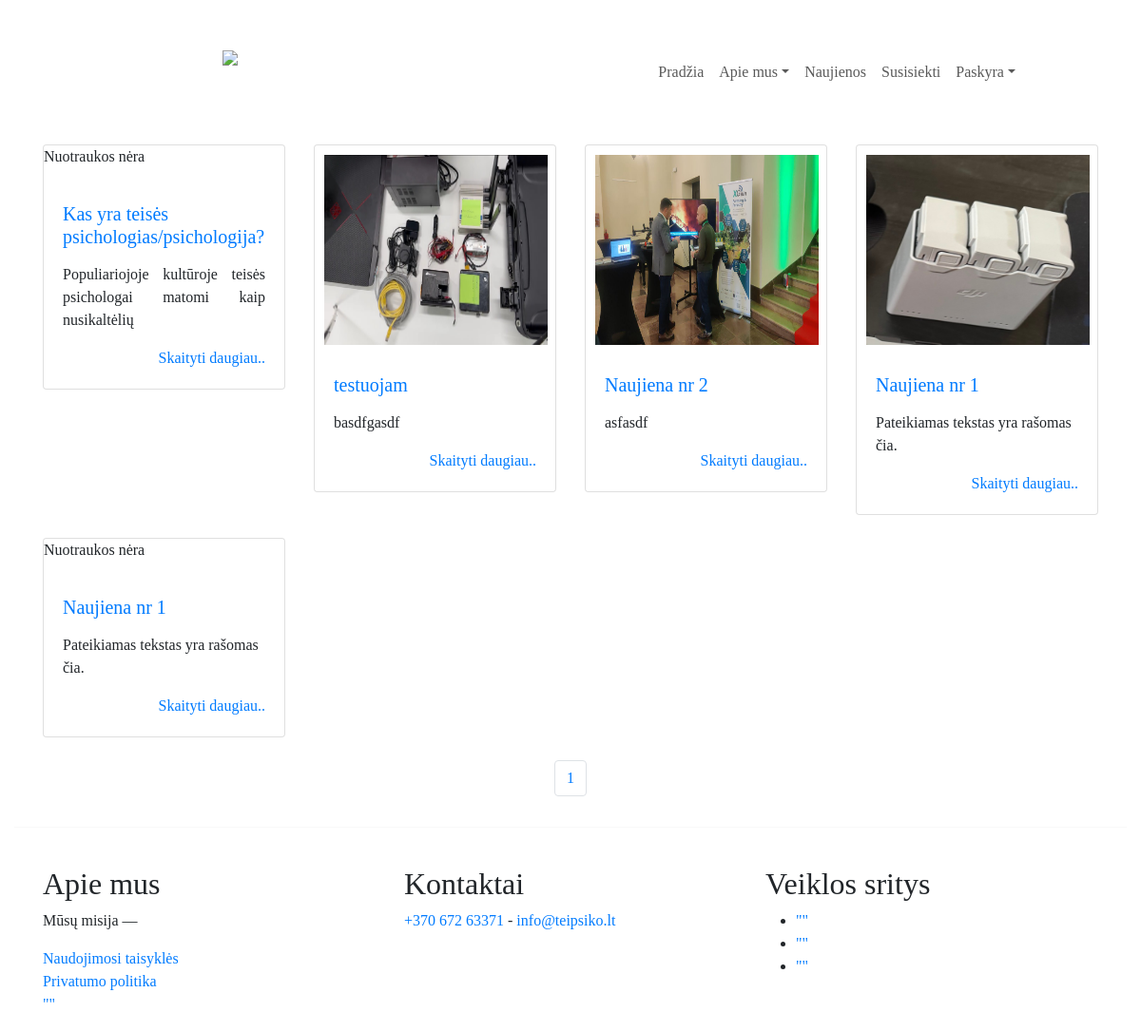
The page /blog/posts/ on the database as committed earlier.
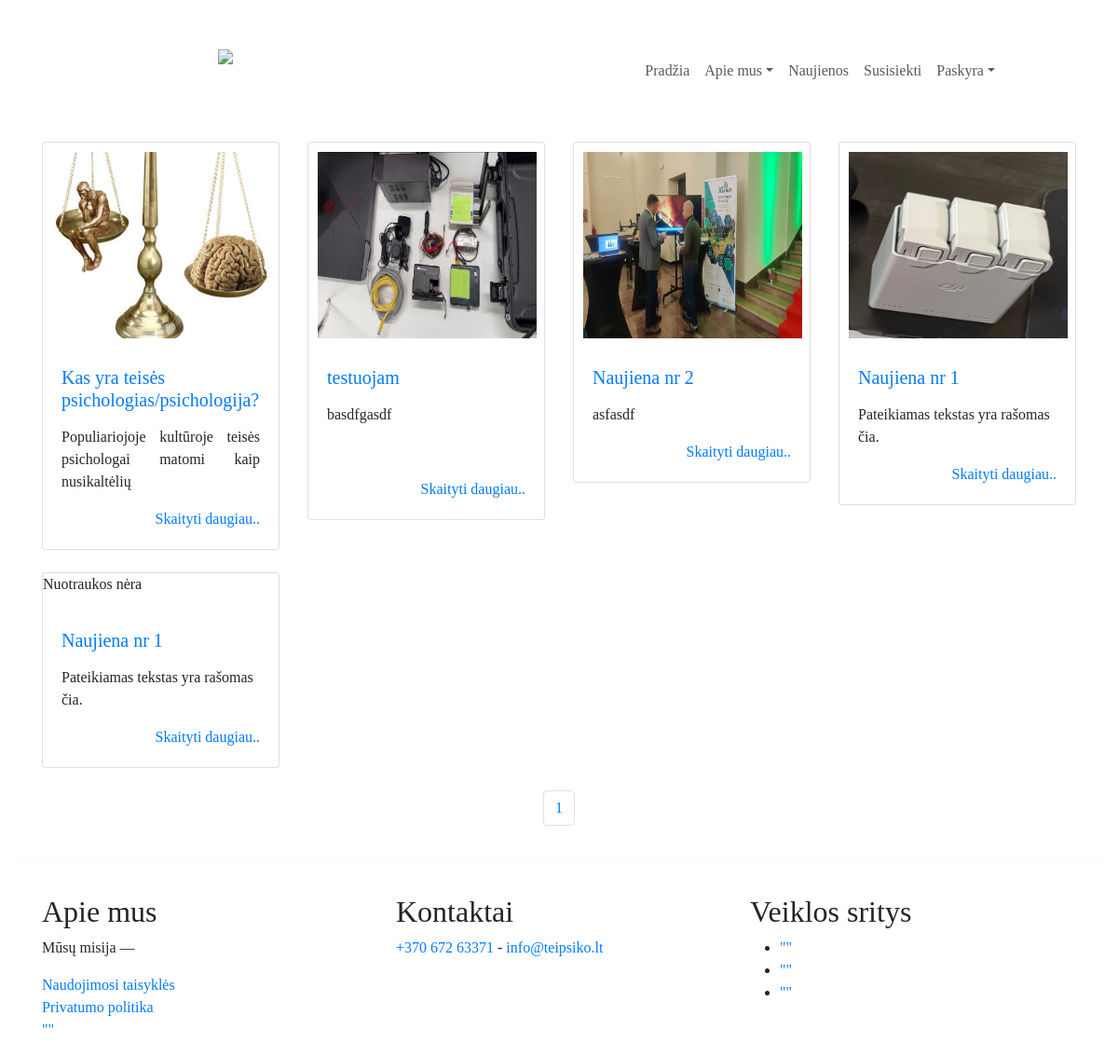
The same page on the database as committed later.
### blog/models.py (models this page shows, shortened)
class Post(models.Model):
    pavadinimas = models.CharField(max_length=255)
    turinys = HTMLField()
    author = models.ForeignKey(get_user_model(), on_delete=models.CASCADE)
    publication_date = models.DateTimeField(auto_now_add=True)
    tags = models.ManyToManyField('Tag')
    kategorija = models.ManyToManyField(Kategorija)
    foto = models.ImageField(upload_to='images/', null=True, blank=True)

### blog/views.py (the view)
# urls.py: path('posts/', PostListView.as_view(), name='post_list'),
class PostListView(View):
    def get(self, request):
        posts_per_page = 16
        posts = Post.objects.all().order_by('-id')
        paginator = Paginator(posts, posts_per_page)
        page_number = request.GET.get('page')
        page_obj = paginator.get_page(page_number)
        return render(request, 'post_list.html', {'page_obj': page_obj})

### blog/templates/post_list.html (shortened to what this page needs)
{% extends 'base.html' %}
{% load static %}
{% block main %}
<div class="row">
  {% for post in page_obj %}
    <div class="col-md-3">
      <div class="card mb-4">
       {%if post.foto %}
      <div class="float-sm-start">
    <img src="{{ post.foto.url }}" height="200px" width="235" style="float: center; margin: 10px 25px 10px 10px" alt="Foto">
  </div>
      {%else%}
      <p>Nuotraukos nėra</p>
      {%endif%}
        <div class="card-body">
          <h5 class="card-title"><a href="{% url 'post_detail' post.pk %}">{{ post.pavadinimas }}</a></h5>
          <p class="card-text">{{ post.turinys|safe|slice:":100" }}</p>
          <a href="{% url 'post_detail' post.pk %}" style="float: right;">Skaityti daugiau..</a>
        </div>
      </div>
    </div>
    {% if forloop.counter|divisibleby:4 and not forloop.last %}
  </div>
    <div class="row">
    {% endif %}
    {% if forloop.last and not forloop.counter|divisibleby:4 %}
      </div>
    {% endif %}
{% endfor %}
  <div class="row">
     <nav aria-label="Page navigation example">
        <ul class="pagination justify-content-center">
    <li class="page-item">
       <a class="page-link" href="?page={{ page_obj.number }}">{{ page_obj.number }}</a>
    </li>
  </ul>
</nav>
</div>
{% endblock main %}

Rows that differ between the two databases and show on the page:
changed Post "Kas yra teisės psichologias/psichologija?": foto: picture added; no longer shows "Nuotraukos nėra"
